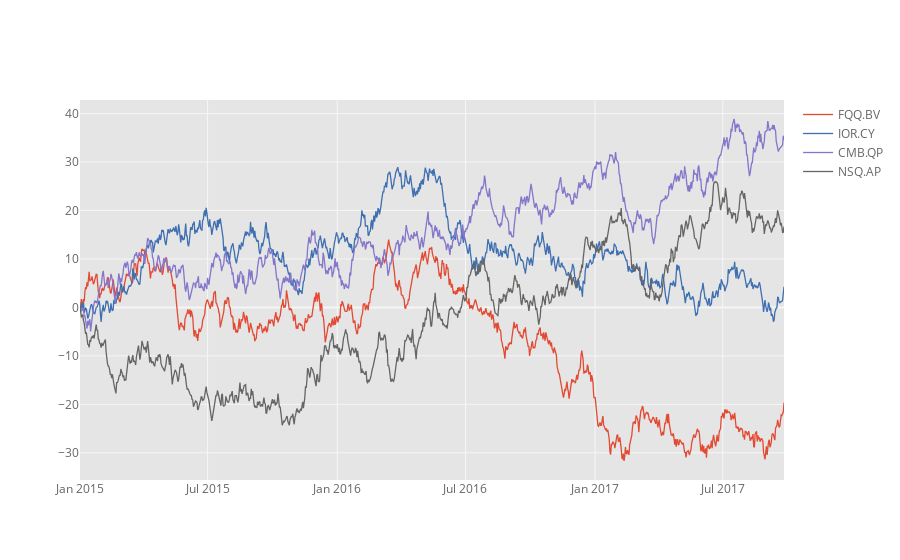

Here is the notebook cell this chart was saved with:
### Code cell
# Generating 4 timeseries 
df=cf.datagen.lines(4,1000)
df.iplot()

### Figure 1 — Plotly figure (JSON) as saved in the notebook; plotly's stock layout.template omitted (floating-point values rounded to 4 significant figures; data arrays with more than 128 entries replaced by an {"elided": "..."} marker saying what was removed)
{"data": [{"line": {"color": "rgba(226, 74, 51, 1.0)", "dash": "solid", "shape": "linear", "width": 1.3}, "mode": "lines", "name": "FQQ.BV", "text": "", "type": "scatter", "x": {"elided": "1000 str values"}, "y": {"elided": "1000 float values"}}, {"line": {"color": "rgba(62, 111, 176, 1.0)", "dash": "solid", "shape": "linear", "width": 1.3}, "mode": "lines", "name": "IOR.CY", "text": "", "type": "scatter", "x": {"elided": "1000 str values"}, "y": {"elided": "1000 float values"}}, {"line": {"color": "rgba(132, 118, 202, 1.0)", "dash": "solid", "shape": "linear", "width": 1.3}, "mode": "lines", "name": "CMB.QP", "text": "", "type": "scatter", "x": {"elided": "1000 str values"}, "y": {"elided": "1000 float values"}}, {"line": {"color": "rgba(101, 101, 101, 1.0)", "dash": "solid", "shape": "linear", "width": 1.3}, "mode": "lines", "name": "NSQ.AP", "text": "", "type": "scatter", "x": {"elided": "1000 str values"}, "y": {"elided": "1000 float values"}}], "layout": {"legend": {"bgcolor": "#FFFFFF", "font": {"color": "#666666"}}, "paper_bgcolor": "#FFFFFF", "plot_bgcolor": "#E5E5E5", "title": {"font": {"color": "#151516"}}, "xaxis": {"gridcolor": "#F6F6F6", "showgrid": true, "tickfont": {"color": "#666666"}, "title": {"font": {"color": "#666666"}, "text": ""}, "zerolinecolor": "#F6F6F6"}, "yaxis": {"gridcolor": "#F6F6F6", "showgrid": true, "tickfont": {"color": "#666666"}, "title": {"font": {"color": "#666666"}, "text": ""}, "zerolinecolor": "#F6F6F6"}}}
